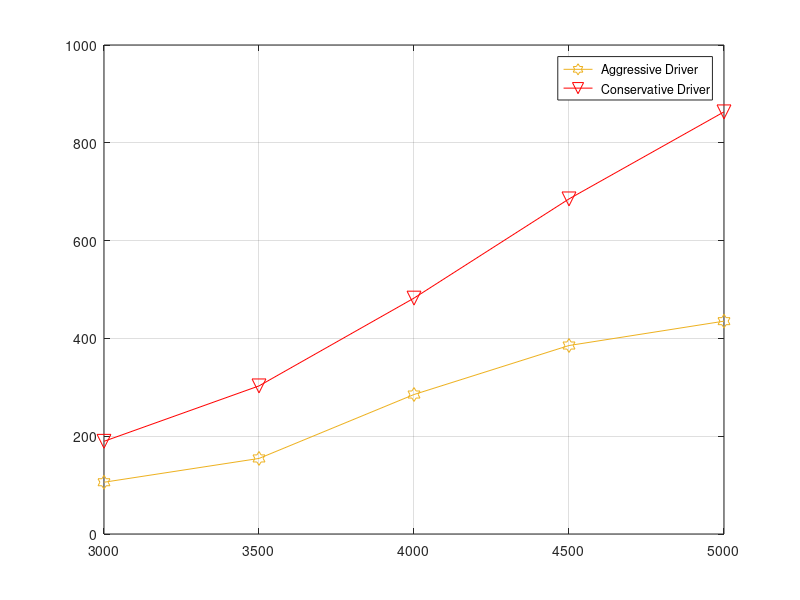

MATLAB code to generate this figure: (Note: this script raises an error after producing the figure.)
A = 3000:500:5000;
N_A = length(A);
x=1:N_A;

conservative = [189.54 302.85 482.38 685.24 863.25];
aggressive = [105.85 154.52 285.25 385.45 435.26];

figure('name','Average waiting time against vehicle density'),

plot(A(x),aggressive(x),'-h','MarkerSize',10,'Color',[0.9290 0.6940 0.1250]);
hold on,
plot(A(x),conservative(x),'-vr','MarkerSize',10);

legend(' Aggressive Driver', ' Conservative Driver');
grid on,
figure_FontSize=12;

set(get(gca,'XLabel'),'FontSize',figure_FontSize,'Vertical','top');

set(findobj('FontSize',12),'FontSize',figure_FontSize);
set(findobj(get(gca,'Children'),'LineWidth',0.5),'LineWidth',2.5);
set(gca,'XTick',[3000 3500 4000 4500 5000]);
set(gca, 'XLim',[2800, 5200]);
set(gca,'YTick',[0 200 400 600 800 1000]);
set(gca, 'YLim',[0, 1000]);
xlabel('Traffic Flow (veh/h)');
ylabel('Average Waiting Time (ms)');